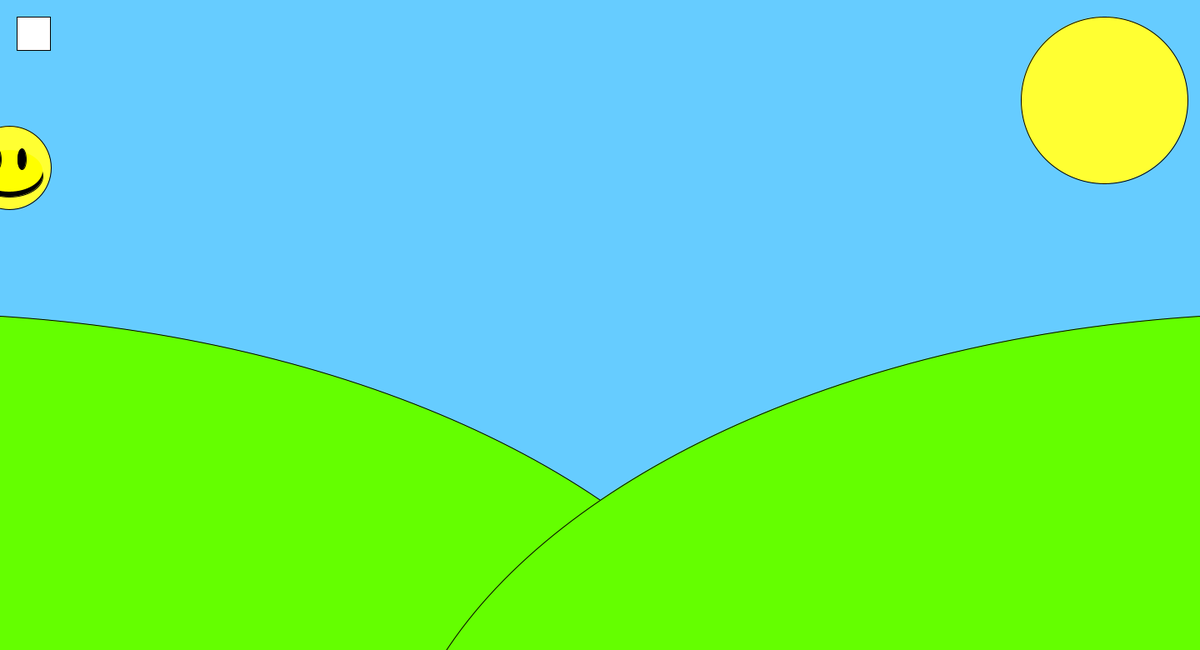
Frame 1 (no input)
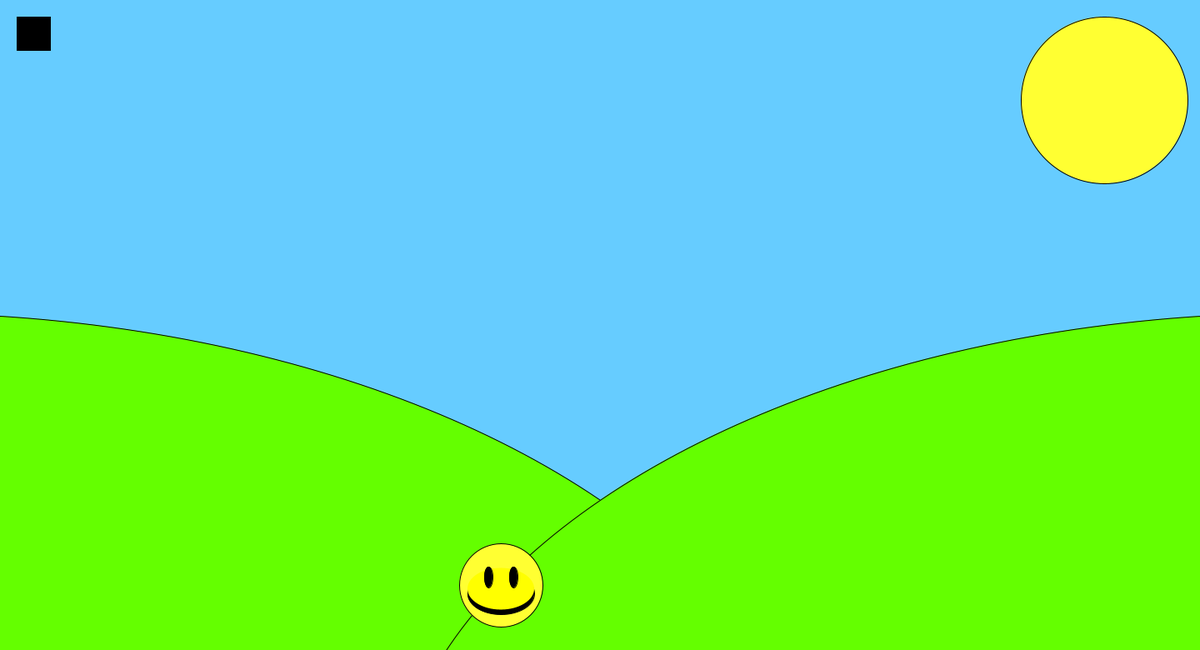
Frame 60 (the mouse pressed at the canvas centre just before this capture)
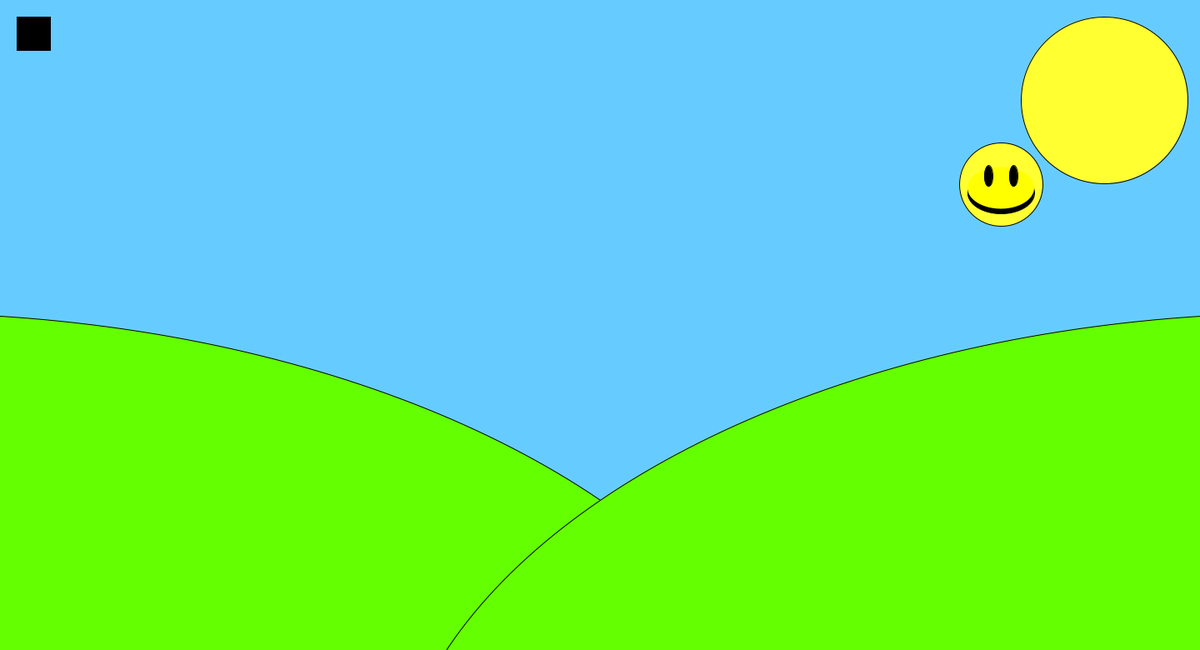
Frame 120 (the mouse held since frame 60 and released just before this capture)

The Processing sketch that drew these frames (run headless with seeded random() and noise(); from frame 60 on, the mouse is pressed at the canvas centre):

// Processing sketch: Bold_der_hopper
// ── Bold_der_hopper.pde
float x=1,y=200;
float xspeed=10;
float yspeed=1;

void setup(){
  size(1440,780);
}

void draw(){
  clear();
  
    background(102,204,255);  
  
  //Flyt bold
   x = x+ xspeed;
   y = y+ yspeed;
   yspeed +=0.25;
   //Reflekter
   float gulv = height;
   float rightwall = width;
  if(x > rightwall || x < 0){xspeed *=-1;}
  if(y > gulv|| y < 0){yspeed *=-1;}
  if(y > gulv){
      yspeed=0.98*yspeed;
     y=gulv;
  }
  //Tegninger
  
  //Knap
  rect(20,20,40,40);
 
  //bakker
    fill (100,255,0);
    ellipse (-125,1000,2200,1250);
    ellipse (1565,1000,2200,1250);
  
   //Sol 
   fill (255,255,50);
     ellipse (1325,120,200,200);
     
     //Min bold
  ellipse (0+x,0+y,100,100);
  fill(0);
  ellipse (0+x,10+y,80,50);
  fill(255,255,0);
  noStroke();
  ellipse (0+x,4+y,80,50);
  stroke(0);
  fill(0);
  ellipse (-15+x,-10+y,10,25);
  ellipse (15+x,-10+y,10,25);
}

void mousePressed(){
  
  boolean knapTrykket = mouseX < 60 && mouseX > 20 && mouseY > 20 && mouseY < 60  ;
  if(knapTrykket){
    println("knap trykket");
  }
}
